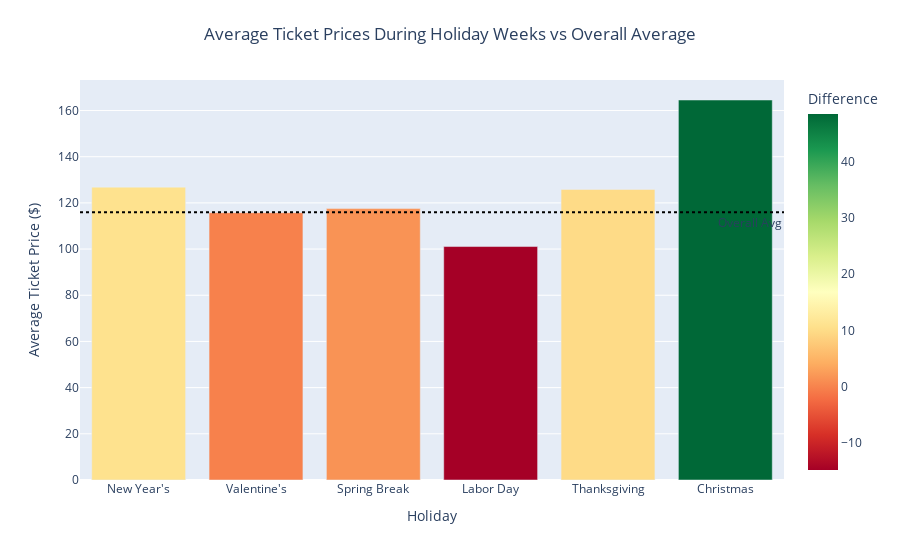

The code cell stored with this chart in its notebook:
### Code cell
import pandas as pd
import plotly.express as px
import plotly.io as pio
pio.renderers.default = 'iframe'

df = pd.read_csv("Datasets/Cleaned_Wicked_Historical_Data.csv")
df = df.dropna(subset=["Week Ending", "Avg Ticket"])
df["Week Ending"] = pd.to_datetime(df["Week Ending"])
df["Week Number"] = df["Week Ending"].dt.isocalendar().week

holiday_weeks = {
    "New Year's": 1,
    "Valentine's": 7,
    "Spring Break": 12,
    "Labor Day": 36,
    "Thanksgiving": 47,
    "Christmas": 52
}

holiday_averages = {
    holiday: df[df["Week Number"] == week]["Avg Ticket"].mean()
    for holiday, week in holiday_weeks.items()
}

overall_avg = df["Avg Ticket"].mean()

comparison_df = pd.DataFrame({
    "Holiday": list(holiday_averages.keys()),
    "Holiday Avg Ticket Price": list(holiday_averages.values())
})
comparison_df["Overall Avg Ticket Price"] = overall_avg
comparison_df["Difference"] = comparison_df["Holiday Avg Ticket Price"] - overall_avg

fig = px.bar(
    comparison_df,
    x="Holiday",
    y="Holiday Avg Ticket Price",
    color="Difference",
    color_continuous_scale="RdYlGn",
    title="Average Ticket Prices During Holiday Weeks vs Overall Average",
    labels={"Holiday Avg Ticket Price": "Avg Ticket Price ($)"}
)

fig.add_hline(
    y=overall_avg,
    line_dash="dot",
    line_color="black",
    annotation_text="Overall Avg",
    annotation_position="bottom right"
)

fig.update_layout(
    title_x=0.5,
    margin=dict(t=80),
    yaxis_title="Average Ticket Price ($)",
    xaxis_title="Holiday"
)

fig.show()

### Figure 1 — Plotly figure (JSON) as saved in the notebook; plotly's stock layout.template omitted (floating-point values rounded to 4 significant figures)
{"data": [{"alignmentgroup": "True", "hovertemplate": "Holiday=%{x}<br>Avg Ticket Price ($)=%{y}<br>Difference=%{marker.color}<extra></extra>", "legendgroup": "", "marker": {"color": [10.83, -0.2357, 1.54, -14.9, 9.854, 48.56], "coloraxis": "coloraxis", "pattern": {"shape": ""}}, "name": "", "offsetgroup": "", "orientation": "v", "showlegend": false, "textposition": "auto", "type": "bar", "x": ["New Year's", "Valentine's", "Spring Break", "Labor Day", "Thanksgiving", "Christmas"], "xaxis": "x", "y": [126.8, 115.8, 117.5, 101.1, 125.8, 164.6], "yaxis": "y"}], "layout": {"annotations": [{"showarrow": false, "text": "Overall Avg", "x": 1, "xanchor": "right", "xref": "x domain", "y": 116.0, "yanchor": "top", "yref": "y"}], "autosize": true, "barmode": "relative", "coloraxis": {"colorbar": {"title": {"text": "Difference"}}, "colorscale": [[0, "rgb(165,0,38)"], [0.1, "rgb(215,48,39)"], [0.2, "rgb(244,109,67)"], [0.3, "rgb(253,174,97)"], [0.4, "rgb(254,224,139)"], [0.5, "rgb(255,255,191)"], [0.6, "rgb(217,239,139)"], [0.7, "rgb(166,217,106)"], [0.8, "rgb(102,189,99)"], [0.9, "rgb(26,152,80)"], [1, "rgb(0,104,55)"]]}, "legend": {"tracegroupgap": 0}, "margin": {"t": 80}, "shapes": [{"line": {"color": "black", "dash": "dot"}, "type": "line", "x0": 0, "x1": 1, "xref": "x domain", "y0": 116.0, "y1": 116.0, "yref": "y"}], "title": {"text": "Average Ticket Prices During Holiday Weeks vs Overall Average", "x": 0.5}, "xaxis": {"anchor": "y", "autorange": true, "domain": [0, 1], "range": [-0.5, 5.5], "title": {"text": "Holiday"}, "type": "category"}, "yaxis": {"anchor": "x", "autorange": true, "domain": [0, 1], "range": [0, 173.2], "title": {"text": "Average Ticket Price ($)"}, "type": "linear"}}}
